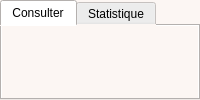
          <widget class="QTabWidget" name="aceuille">
           <property name="styleSheet">
            <string notr="true">background-color: rgb(252, 246, 243);</string>
           </property>
           <property name="currentIndex">
            <number>0</number>
           </property>
           <widget class="QWidget" name="tab_3">
            <attribute name="title">
             <string>Consulter</string>
            </attribute>
            <widget class="QDialogButtonBox" name="buttonBox_6">
             <property name="geometry">
              <rect>
               <x>110</x>
               <y>580</y>
               <width>167</width>
               <height>29</height>
              </rect>
             </property>
             <property name="standardButtons">
              <set>QDialogButtonBox::Cancel|QDialogButtonBox::Ok</set>
             </property>
            </widget>
            <widget class="QDateEdit" name="date_emboche">
             <property name="geometry">
              <rect>
               <x>20</x>
               <y>250</y>
               <width>110</width>
               <height>29</height>
              </rect>
             </property>
            </widget>
            <widget class="QPushButton" name="supprimer">
             <property name="geometry">
              <rect>
               <x>930</x>
               <y>570</y>
               <width>171</width>
               <height>41</height>
              </rect>
             </property>
             <property name="text">
              <string>Supprimer</string>
             </property>
            </widget>
            <widget class="QLineEdit" name="nom">
             <property name="geometry">
              <rect>
               <x>20</x>
               <y>180</y>
               <width>113</width>
               <height>28</height>
              </rect>
             </property>
             <property name="placeholderText">
              <string>Nom</string>
             </property>
            </widget>
            <widget class="QComboBox" name="comboBox_11">
             <property name="geometry">
              <rect>
               <x>930</x>
               <y>190</y>
               <width>121</width>
               <height>28</height>
              </rect>
             </property>
             <item>
              <property name="text">
               <string>Salaire</string>
              </property>
             </item>
             <item>
              <property name="text">
               <string>Sexe</string>
              </property>
             </item>
             <item>
              <property name="text">
               <string>Par date d'emboche</string>
              </property>
             </item>
            </widget>
            <widget class="QTableWidget" name="tableWidget_16">
             <property name="geometry">
              <rect>
               <x>320</x>
               <y>240</y>
               <width>781</width>
               <height>251</height>
              </rect>
             </property>
             <row>
              <property name="text">
               <string>identifiant</string>
              </property>
             </row>
             <column>
              <property name="text">
               <string>Nom</string>
              </property>
             </column>
             <column>
              <property name="text">
               <string>Prenom</string>
              </property>
             </column>
             <column>
              <property name="text">
               <string>Poste</string>
              </property>
             </column>
             <column>
              <property name="text">
               <string>Date d'emboche</string>
              </property>
             </column>
            </widget>
            <widget class="QPushButton" name="CV">
             <property name="geometry">
              <rect>
               <x>20</x>
               <y>500</y>
               <width>131</width>
               <height>29</height>
              </rect>
             </property>
             <property name="text">
              <string>Exportation PDF</string>
             </property>
            </widget>
            <widget class="QLabel" name="label_134">
             <property name="geometry">
              <rect>
               <x>70</x>
               <y>100</y>
               <width>161</width>
               <height>41</height>
              </rect>
             </property>
             <property name="font">
              <font>
               <pointsize>12</pointsize>
               <italic>true</italic>
               <bold>true</bold>
              </font>
             </property>
             <property name="text">
              <string>ajout employé</string>
             </property>
            </widget>
            <widget class="QLabel" name="label_135">
             <property name="geometry">
              <rect>
               <x>340</x>
               <y>10</y>
               <width>371</width>
               <height>71</height>
              </rect>
             </property>
             <property name="font">
              <font>
               <pointsize>28</pointsize>
               <italic>true</italic>
               <bold>true</bold>
              </font>
             </property>
             <property name="text">
              <string>&lt;html&gt;&lt;head/&gt;&lt;body&gt;&lt;p align=&quot;center&quot;&gt;Consulter&lt;/p&gt;&lt;/body&gt;&lt;/html&gt;</string>
             </property>
            </widget>
            <widget class="QLabel" name="label_136">
             <property name="geometry">
              <rect>
               <x>850</x>
               <y>180</y>
               <width>61</width>
               <height>41</height>
              </rect>
             </property>
             <property name="text">
              <string>Trier par :</string>
             </property>
            </widget>
            <widget class="QLineEdit" name="lineEdit_93">
             <property name="geometry">
              <rect>
               <x>480</x>
               <y>190</y>
               <width>191</width>
               <height>31</height>
              </rect>
             </property>
             <property name="placeholderText">
              <string>identifiant</string>
             </property>
            </widget>
            <widget class="QLabel" name="label_137">
             <property name="geometry">
              <rect>
               <x>330</x>
               <y>180</y>
               <width>131</width>
               <height>41</height>
              </rect>
             </property>
             <property name="text">
              <string>recherche employé :</string>
             </property>
            </widget>
            <widget class="QComboBox" name="poste">
             <property name="geometry">
              <rect>
               <x>20</x>
               <y>300</y>
               <width>131</width>
               <height>28</height>
              </rect>
             </property>
             <item>
              <property name="text">
               <string>poste</string>
              </property>
             </item>
             <item>
              <property name="text">
               <string>Agent de nettoyage</string>
              </property>
             </item>
             <item>
              <property name="text">
               <string>Chef d'équipe</string>
              </property>
             </item>
             <item>
              <property name="text">
               <string>Technicien spécialisé</string>
              </property>
             </item>
            </widget>
            <widget class="QLabel" name="label_138">
             <property name="geometry">
              <rect>
               <x>750</x>
               <y>520</y>
               <width>151</width>
               <height>31</height>
              </rect>
             </property>
             <property name="text">
              <string>Supprimer un emplyé :</string>
             </property>
            </widget>
            <widget class="QLabel" name="label_139">
             <property name="geometry">
              <rect>
               <x>20</x>
               <y>220</y>
               <width>161</width>
               <height>20</height>
              </rect>
             </property>
             <property name="text">
              <string>date d'emboche :</string>
             </property>
            </widget>
            <widget class="QLineEdit" name="prenom">
             <property name="geometry">
              <rect>
               <x>150</x>
               <y>180</y>
               <width>113</width>
               <height>28</height>
              </rect>
             </property>
             <property name="placeholderText">
              <string>prenom</string>
             </property>
            </widget>
            <widget class="QLabel" name="label_140">
             <property name="geometry">
              <rect>
               <x>20</x>
               <y>470</y>
               <width>231</width>
               <height>16</height>
              </rect>
             </property>
             <property name="text">
              <string>Cv :</string>
             </property>
            </widget>
            <widget class="QPushButton" name="pushButton_47">
             <property name="geometry">
              <rect>
               <x>690</x>
               <y>190</y>
               <width>91</width>
               <height>29</height>
              </rect>
             </property>
             <property name="text">
              <string>Valider</string>
             </property>
            </widget>
            <widget class="QLabel" name="label_141">
             <property name="geometry">
              <rect>
               <x>20</x>
               <y>400</y>
               <width>131</width>
               <height>20</height>
              </rect>
             </property>
             <property name="text">
              <string>salaire :</string>
             </property>
            </widget>
            <widget class="QLabel" name="label_142">
             <property name="geometry">
              <rect>
               <x>20</x>
               <y>150</y>
               <width>171</width>
               <height>20</height>
              </rect>
             </property>
             <property name="text">
              <string>nom &amp; prenom :</string>
             </property>
            </widget>
            <widget class="QLabel" name="label_143">
             <property name="geometry">
              <rect>
               <x>20</x>
               <y>280</y>
               <width>131</width>
               <height>16</height>
              </rect>
             </property>
             <property name="text">
              <string>Poste :</string>
             </property>
            </widget>
            <widget class="QCheckBox" name="confirmation">
             <property name="geometry">
              <rect>
               <x>20</x>
               <y>540</y>
               <width>141</width>
               <height>26</height>
              </rect>
             </property>
             <property name="text">
              <string>confirmation</string>
             </property>
            </widget>
            <widget class="QLineEdit" name="salaire">
             <property name="geometry">
              <rect>
               <x>20</x>
               <y>430</y>
               <width>113</width>
               <height>28</height>
              </rect>
             </property>
             <property name="placeholderText">
              <string>salaire</string>
             </property>
            </widget>
            <widget class="QLineEdit" name="email">
             <property name="geometry">
              <rect>
               <x>20</x>
               <y>370</y>
               <width>113</width>
               <height>28</height>
              </rect>
             </property>
             <property name="text">
              <string/>
             </property>
             <property name="placeholderText">
              <string>email</string>
             </property>
            </widget>
            <widget class="QLabel" name="label_154">
             <property name="geometry">
              <rect>
               <x>20</x>
               <y>340</y>
               <width>131</width>
               <height>20</height>
              </rect>
             </property>
             <property name="text">
              <string>email :</string>
             </property>
            </widget>
            <widget class="QLineEdit" name="identi_supp">
             <property name="geometry">
              <rect>
               <x>920</x>
               <y>520</y>
               <width>161</width>
               <height>31</height>
              </rect>
             </property>
             <property name="placeholderText">
              <string>identifiant</string>
             </property>
            </widget>
           </widget>
           <widget class="QWidget" name="tab_4">
            <attribute name="title">
             <string>Statistique</string>
            </attribute>
           </widget>
          </widget>
